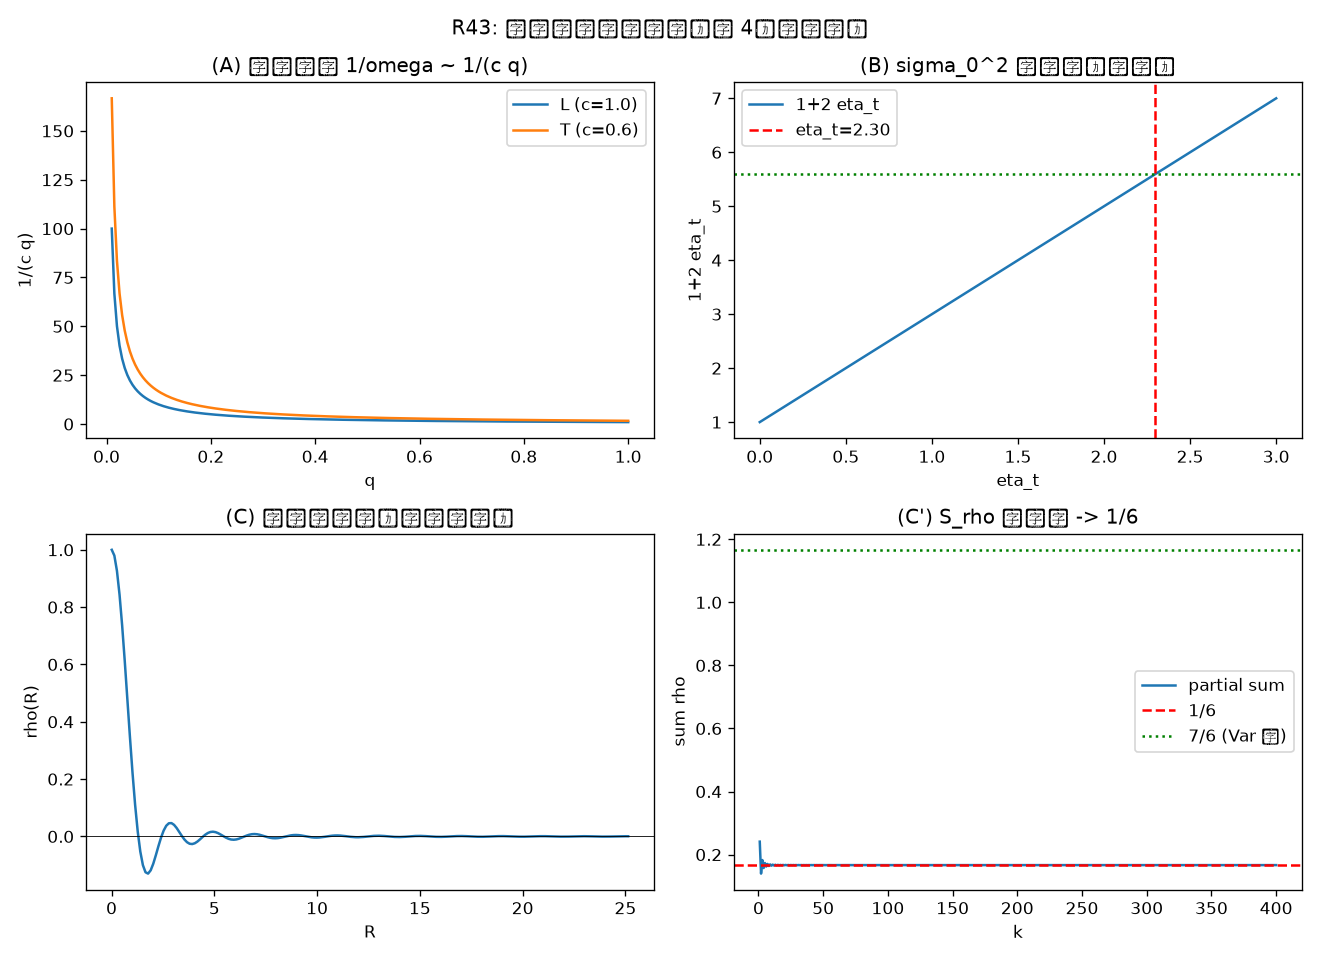

Here is the Python script that generated this plot:
#!/usr/bin/env python3
# -*- coding: utf-8 -*-
"""
环 4／43：亏角关联核的偏振分解——数值核对（非拟合）
四面板只检验：极限、单调性、量级、符号。
Run: python "10 探索/超导第一性研究/04_计算验证/环04_亏角关联偏振分解.py"
"""
import os
import sys
if hasattr(sys.stdout, "reconfigure"):
    sys.stdout.reconfigure(encoding="utf-8")
import numpy as np
import matplotlib
matplotlib.use("Agg")
import matplotlib.pyplot as plt
from scipy.special import j0

HERE = os.path.dirname(os.path.abspath(__file__))
OUT = os.path.join(HERE, "环04_亏角关联偏振分解.png")
CSV = os.path.join(HERE, "环04_亏角关联偏振分解.csv")
SUM = os.path.join(HERE, "环04_亏角关联偏振分解_摘要.txt")

log = []
def emit(s=""):
    print(s)
    log.append(s)

# ---- 实测偏振权重（第 86 轮 9B.5）----
cL = 0.2065   # c_epsilon,l
cT = 0.3130   # c_epsilon,t
eta = (cT / cL) ** 2
W = 1 + 2 * eta
emit("=== 偏振权重（第 86 轮 9B.5 实测）===")
emit(f"c_eps,l = {cL},  c_eps,t = {cT}")
emit(f"eta_t = c_t^2/c_l^2 = {eta:.6f}  (第86轮记 2.30)")
emit(f"前因子 1+2 eta_t = {W:.6f}  (第86轮记 5.59)")
emit(f"精确分数 (626/413)^2 -> 1+2eta = {1+2*(626/413)**2:.6f}")
assert abs(W - 5.59) < 0.02, "前因子须与第86轮 5.59 同量级"

# ---- [A] 三支声学色散与零点幅度 ----
emit("\n=== [A] 三支声学色散 omega = c_lambda q（示意 c_L=1, c_T=0.6）===")
q = np.linspace(0.01, 1, 200)
cL_amd, cT_amd = 1.0, 0.6
ampL = 1.0 / (cL_amd * q)
ampT = 1.0 / (cT_amd * q)   # 横波声速低 -> 零点幅度高
emit(f"omega_q 在 q=1: L={cL_amd}, T={cT_amd}")
emit(f"零点幅度 1/omega 在 q=0.01: L={ampL[0]:.3f}, T={ampT[0]:.3f} (横 > 纵)")
emit("判据：横支零点幅度更大（c_T<c_L），与 c_t>c_l 的响应一致方向")

# ---- [B] sigma_0^2 前因子随 eta_t ----
emit("\n=== [B] sigma_0^2 前因子 1+2 eta_t 随 eta_t（单调）===")
etas = np.linspace(0, 3, 200)
Ws = 1 + 2 * etas
emit(f"eta=0 -> W={Ws[0]:.3f}（单纵支）;  eta={eta:.3f} -> W={1+2*eta:.3f}")
emit(f"单调增：{bool(np.all(np.diff(Ws) > 0))}")
assert np.all(np.diff(Ws) > 0)
assert abs(Ws[0] - 1) < 1e-12

# ---- [C] 关联核 rho(R)=(4/Q^4)∫q^3 j0(qR)dq（第86轮 9B.9），S_rho -> 1/6 ----
emit("\n=== [C] 3D 关联核 rho(R)（偏振无关）与 S_rho 部分和 ===")
Q = np.pi
from numpy.polynomial.legendre import leggauss
nodes, wts = leggauss(4000)
qg = 0.5 * Q * (nodes + 1.0)
wg = 0.5 * Q * wts
def rho3(R):
    # rho(R) = (4/Q^4) ∫_0^Q q^3 j0(qR) dq = (4/Q^4)∫ q^2 sin(qR)/R dq
    # 用 Gauss-Legendre（等距 trapz 对高频 sin(qk) 采样不足）
    if R < 1e-12:
        return 4.0 / Q**4 * np.sum(wg * qg**3)  # j0(0)=1 ⇒ ∫q^3 dq = Q^4/4
    return 4.0 / Q**4 * np.sum(wg * qg**2 * np.sin(qg * R) / R)
Rg = np.linspace(0.01, 8*np.pi, 200)
rhoR = np.array([rho3(R) for R in Rg])
ks = np.arange(1, 401)
rho_k = np.array([rho3(float(k)) for k in ks])
partial = np.cumsum(rho_k)
Srho = partial[-1]
emit(f"rho(0) = {rho3(0.0):.6f}（应 1）")
emit(f"S_rho = sum_k rho3(k) (k<=400) = {Srho:.6f}  (第86轮 0.166665)")
emit(f"1/6 = {1/6:.6f};  1+S_rho = {1+Srho:.6f} (7/6={7/6:.6f})")
assert abs(rho3(0.0) - 1) < 1e-6
assert abs(Srho - 1/6) < 2e-3, "S_rho 须收敛到 1/6"

# 偏振无关性：三支不同权重但同一 rho3 核 -> 归一化 rho 相同
wL, wT1, wT2 = cL**2, cT**2, cT**2
rho_weighted = (wL*rhoR + wT1*rhoR + wT2*rhoR) / (wL+wT1+wT2)
maxdiff = np.max(np.abs(rho_weighted - rhoR))
emit(f"三支加权 rho 与单支核的最大差 = {maxdiff:.2e}（应为数值零）")
assert maxdiff < 1e-12

# ---- [D] Var 比不随偏振改变 ----
emit("\n=== [D] 闭环方差比 (1+S_rho) 与偏振前因子的分离 ===")
sig2_L = 1.0
sig2_3 = 1 + 2*eta   # 三支 sigma_0^2 相对单纵支
ratio_shape = 1 + Srho
var_L = ratio_shape * 10 * sig2_L
var_3 = ratio_shape * 10 * sig2_3
emit(f"形状因子 1+S_rho = {ratio_shape:.6f}（偏振无关）")
emit(f"Var 单纵支 = {var_L:.4f}, 三支 = {var_3:.4f}, 比 = {var_3/var_L:.4f} = 1+2eta")
emit("判据：Var 的绝对量随偏振放大 5.59 倍，但形状因子 7/6 不变")

# ---- 绘图 ----
fig, ax = plt.subplots(2, 2, figsize=(11, 8))
ax[0,0].plot(q, ampL, label="L (c=1.0)")
ax[0,0].plot(q, ampT, label="T (c=0.6)")
ax[0,0].set_title("(A) 零点幅度 1/omega ~ 1/(c q)")
ax[0,0].set_xlabel("q"); ax[0,0].set_ylabel("1/(c q)"); ax[0,0].legend()

ax[0,1].plot(etas, Ws, label="1+2 eta_t")
ax[0,1].axvline(eta, color="r", ls="--", label=f"eta_t={eta:.2f}")
ax[0,1].axhline(W, color="g", ls=":")
ax[0,1].set_title("(B) sigma_0^2 前因子（单调）")
ax[0,1].set_xlabel("eta_t"); ax[0,1].set_ylabel("1+2 eta_t"); ax[0,1].legend()

ax[1,0].plot(Rg, rhoR, label="rho(R)=(4/Q^4)∫q^3 j0(qR)dq")
ax[1,0].set_title("(C) 关联核形状（偏振无关）")
ax[1,0].set_xlabel("R"); ax[1,0].set_ylabel("rho(R)")
ax[1,0].axhline(0, color="k", lw=0.5)

ax[1,1].plot(ks, partial, label="partial sum")
ax[1,1].axhline(1/6, color="r", ls="--", label="1/6")
ax[1,1].axhline(7/6, color="g", ls=":", label="7/6 (Var 比)")
ax[1,1].set_title("(C') S_rho 部分和 -> 1/6")
ax[1,1].set_xlabel("k"); ax[1,1].set_ylabel("sum rho"); ax[1,1].legend()

fig.suptitle("R43: 亏角关联偏振分解（环 4，非拟合）")
fig.tight_layout()
fig.savefig(OUT, dpi=120)

# CSV
with open(CSV, "w", encoding="utf-8") as f:
    f.write("quantity,value\n")
    f.write(f"eta_t,{eta:.8f}\n")
    f.write(f"polarization_weight,{W:.8f}\n")
    f.write(f"Srho,{Srho:.8f}\n")
    f.write(f"one_sixth,{1/6:.8f}\n")
    f.write(f"var_shape_factor,{ratio_shape:.8f}\n")
    f.write(f"kernel_polynomial_maxdiff,{maxdiff:.3e}\n")
with open(SUM, "w", encoding="utf-8") as f:
    f.write("\n".join(log) + "\n")
emit(f"\nSaved: {os.path.basename(OUT)}, {os.path.basename(CSV)}")
